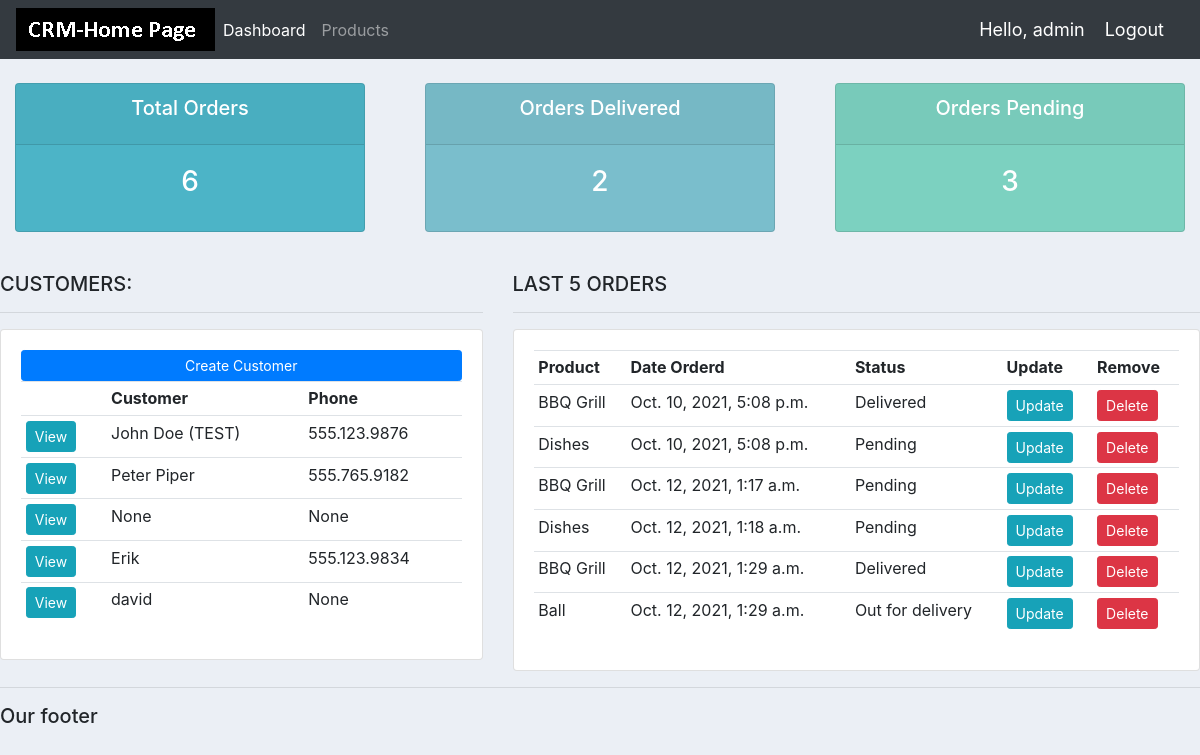
The app's page / (signed in) with its own data.
### accounts/models.py (models this page shows, shortened)
class Customer(models.Model):
    user = models.OneToOneField(User, null=True, blank=True, on_delete=models.CASCADE)
    name = models.CharField(max_length=200, null=True)
    phone = models.CharField(max_length=200, null=True)
    email = models.CharField(max_length=200, null=True)
    profile_pic = models.ImageField(default="demo_perfil.jpg", null= True, blank=True)
    date_created= models.DateTimeField(auto_now_add=True, null=True)

class Order(models.Model):
    STATUS = (
        ('Pending','Pending'),
        ('Out for delivery','Out for delivery'),
        ('Delivered','Delivered'),
    )
    customer = models.ForeignKey(Customer, null=True, on_delete=models.SET_NULL)
    product = models.ForeignKey(Product, null=True, on_delete=models.SET_NULL )
    date_created = models.DateTimeField(auto_now_add=True, null=True)
    status = models.CharField(max_length=200, null=True, choices=STATUS)
    note = models.CharField(max_length=1000, null=True)

class Product(models.Model):
    CATEGORY = (
        ('Indoor','Indoor'),
        ('Out Door','Out Door'),
    )
    name = models.CharField(max_length=200, null=True)
    price = models.FloatField(null=True)
    category = models.CharField(max_length=200, null=True, choices=CATEGORY)
    description = models.CharField(max_length=200, null=True, blank = True)
    date_created = models.DateTimeField(auto_now_add=True, null=True)
    tag = models.ManyToManyField(Tag)
    def __str__(self):
        return self.name

### accounts/decorators.py (the view)
    def wrapper_function(request, *args, **kwargs):
        group = None
        if request.user.groups.exists():
            group = request.user.groups.all()[0].name
        if group == 'customer':
            return redirect('user-page')
        if group == 'admin':
            return view_func(request, *args, **kwargs)

### accounts/views.py (called while the page is built)
@login_required(login_url='login')
@admin_only
def home(request):
    orders = Order.objects.all()
    customers = Customer.objects.all()
    total_customers = Customer.objects.count()
    total_orders = orders.count()
    delivered = orders.filter(status='Delivered').count()
    pending = orders.filter(status='Pending').count()
    context = {'orders':orders, 'customers': customers, 'total_orders':total_orders, 'delivered':delivered, 'pending':pending}
    return render(request, 'accounts/dashboard.html', context)

### accounts/templates/accounts/dashboard.html
{% extends 'accounts/main.html' %}
{% block content %}
{% include 'accounts/status.html' %}
<br>
<div class="row">
	<div class="col-md-5">
		<h5>CUSTOMERS:</h5>
		<hr>
		<div class="card card-body">
			<a class="btn btn-primary  btn-sm btn-block" href="">Create Customer</a>
			<table class="table table-sm">
				<tr>
					<th></th>
					<th>Customer</th>
					<th>Phone</th>
				</tr>
				{% for customer in customers %}
					<tr>
						<td><a class="btn btn-sm btn-info" href="{% url 'customer' customer.id %}">View</a></td>
						<td>{{customer.name}}</td>
						<td>{{customer.phone}}</td>
					</tr>
				{% endfor %}
			</table>
		</div>
	</div>
	<div class="col-md-7">
		<h5>LAST 5 ORDERS</h5>
		<hr>
		<div class="card card-body">
			<table class="table table-sm">
				<tr>
					<th>Product</th>
					<th>Date Orderd</th>
					<th>Status</th>
					<th>Update</th>
					<th>Remove</th>
				</tr>
				{% for order in orders %}
					<tr>
						<td>{{order.product}}</td>
						<td>{{order.date_created}}</td>
						<td>{{order.status}}</td>
						<td><a class="btn btn-sm btn-info" href="{% url 'update_order' order.id %}">Update</a></td>
						<td><a class="btn btn-sm btn-danger" href="{% url 'delete_order' order.id %}">Delete</a></td>
					</tr>
				{% endfor %}
			</table>
		</div>
	</div>
</div>
{% endblock %}

### accounts/templates/accounts/main.html (shortened to what this page needs)
{% load static %}
<!DOCTYPE html>
<html lang="en">
<head>
    <link rel="stylesheet" href="https://stackpath.bootstrapcdn.com/bootstrap/4.3.1/css/bootstrap.min.css">
    <link rel="stylesheet" type="text/css" href="{% static '/css/main.css'%}">
</head>
<body>
    {% include 'accounts/navbar.html' %}
    {% block content %}
    {% endblock %}
    <hr>
    <h5>Our footer</h5>
</body>
</html>

### accounts/templates/accounts/navbar.html (shortened to what this page needs)
{% load static %}
<nav class="navbar navbar-expand-lg navbar-dark bg-dark">
    <img src="{% static 'images/logo_new.png'%}" >
    <div class="collapse navbar-collapse" id="navbarNav">
      <ul class="navbar-nav">
        {% if request.user.is_staff %}
        <li class="nav-item active">
          <a class="nav-link" href="{% url 'home' %}">Dashboard</a>
        </li>
        <li class="nav-item">
          <a class="nav-link" href="{% url 'products' %}">Products</a>
        </li>
        {% else %}
        <li class="nav-item">
          <a class="nav-link" href="{% url 'account' %}">Settings</a>
        </li>
        {% endif %}
      </ul>
    </div>
    <span class="hello-msg">Hello, {{request.user}} </span>
    <span><a class="hello-msg" href="{% url 'logout' %}">Logout</a></span>
  </nav>

### accounts/templates/accounts/status.html
<br>
<div class="row">
	<div class="col">
		<div class="col-md">
			<div class="card text-center text-white  mb-3" id="total-orders">
			  	<div class="card-header">
			  		<h5 class="card-title">Total Orders</h5>
			  	</div>
			  	<div class="card-body">
			    	<h3 class="card-title">{{total_orders}}</h3>
			  	</div>
			</div>
		</div>
	</div>
	<div class="col">
		<div class="col-md">
			<div class="card text-center text-white  mb-3" id="orders-delivered">
			  	<div class="card-header">
			  		<h5 class="card-title">Orders Delivered</h5>
			  	</div>
			  	<div class="card-body">
			    	<h3 class="card-title">{{delivered}}</h3>
			  	</div>
			</div>
		</div>
	</div>
	<div class="col">
		<div class="col-md">
			<div class="card text-center text-white  mb-3" id="orders-pending">
			  	<div class="card-header">
			  		<h5 class="card-title">Orders Pending</h5>
			  	</div>
			  	<div class="card-body">
			    	<h3 class="card-title">{{pending}}</h3>
			  	</div>
			</div>
		</div>
	</div>
</div>

### static/css/main.css (style rules this page uses)
body { background-color: #ebeff5; }
#total-orders { background-color: #4cb4c7; }
#orders-delivered { background-color: #7abecc; }
#orders-pending { background-color: #7cd1c0; }

### accounts/templates/accounts/navbar.html (style rules this page uses)
.hello-msg { font-size: 18px; color: #fff; margin-right: 20px; }

### records on screen
Customer: name "John Doe (TEST)", phone "555.123.9876"
Customer: name "Peter Piper", phone "555.765.9182"
Customer: name "None", phone "None"
Customer: name "Erik", phone "555.123.9834"
Customer: name "david", phone "None"
Order: product "BBQ Grill", date_created "Oct. 10, 2021, 5:08 p.m.", status "Delivered"
Order: product "Dishes", date_created "Oct. 10, 2021, 5:08 p.m.", status "Pending"
Order: product "BBQ Grill", date_created "Oct. 12, 2021, 1:17 a.m.", status "Pending"
Order: product "Dishes", date_created "Oct. 12, 2021, 1:18 a.m.", status "Pending"
Order: product "BBQ Grill", date_created "Oct. 12, 2021, 1:29 a.m.", status "Delivered"
Order: product "Ball", date_created "Oct. 12, 2021, 1:29 a.m.", status "Out for delivery"

### other values on screen
{{ request.user }} "admin"
{{ total_orders }} "6"
{{ delivered }} "2"
{{ pending }} "3"
